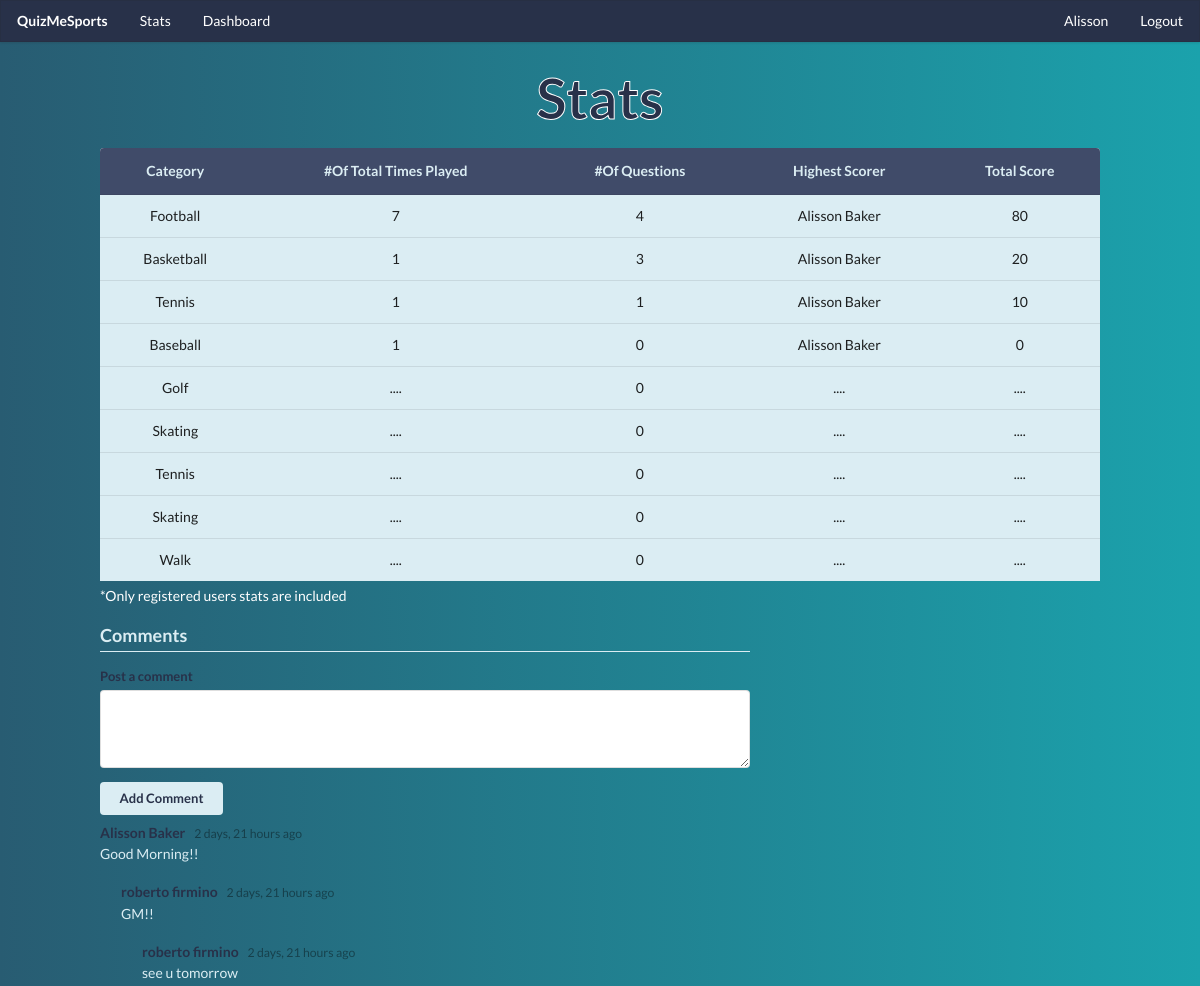
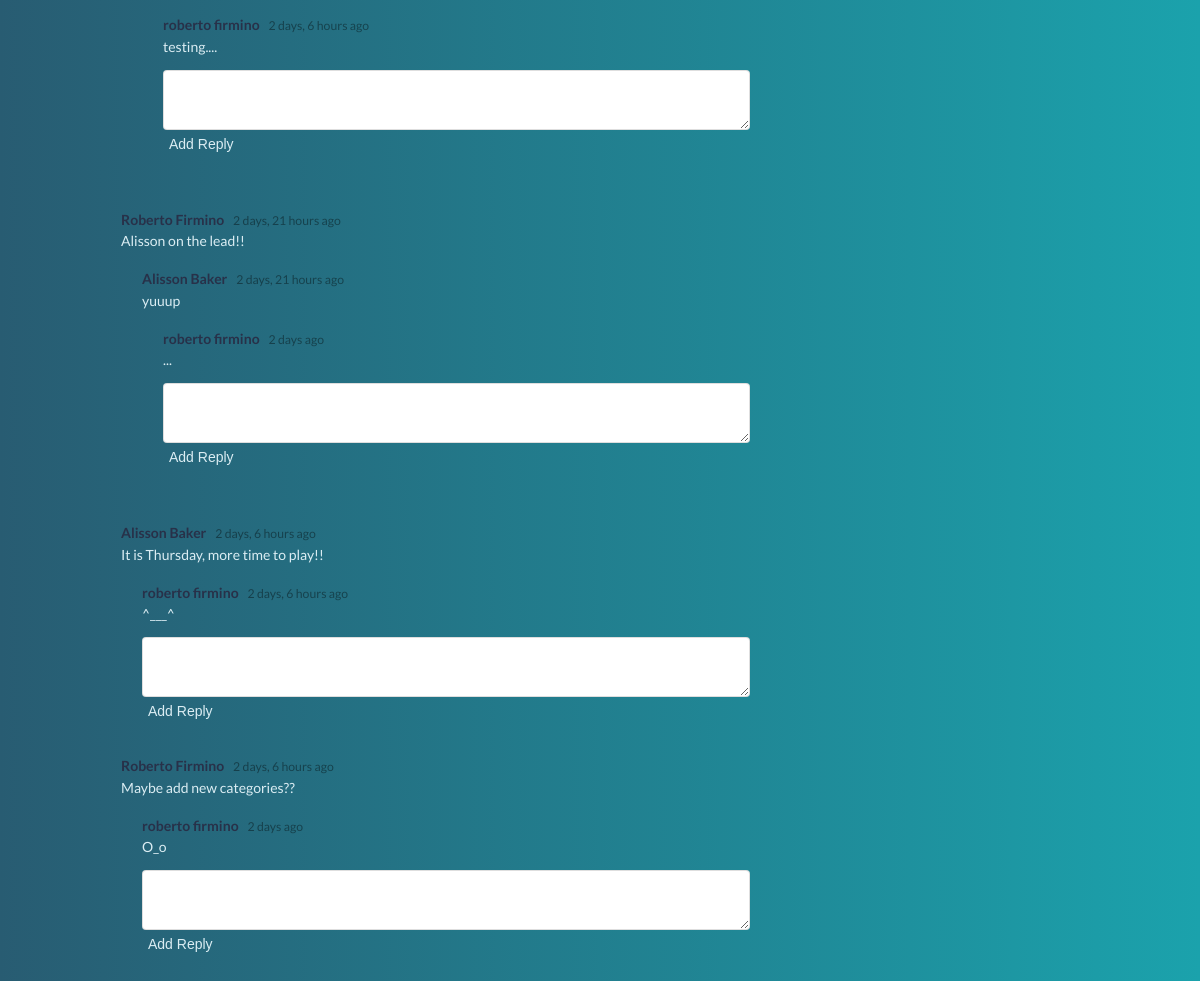
The app's page /stats (signed in) with its own data (2 pictures, top to bottom).
### login_app/models.py (models this page shows, shortened)
class User(models.Model):
    first_name= models.CharField(max_length=40)
    last_name= models.CharField(max_length=40, blank=True)
    email= models.EmailField()
    password= models.CharField(max_length=120)
    isadmin=models.BooleanField(default=False)
    created_at = models.DateTimeField(auto_now_add=True)
    updated_at = models.DateTimeField(auto_now=True)
    objects = UserManager()

### questions_app/models.py (models this page shows, shortened)
class Category(models.Model):
    title =  models.CharField(max_length=40)
    created_at = models.DateTimeField(auto_now_add=True)
    updated_at = models.DateTimeField(auto_now=True)
    objects = CategoryManager()

### profile_app/models.py (models this page shows, shortened)
class Comment(models.Model):
    comment_content = models.TextField()
    user_comment = models.ForeignKey(User, related_name='comment_by', on_delete=models.CASCADE)
    created_at = models.DateTimeField(auto_now_add=True)
    updated_at = models.DateTimeField(auto_now=True)
    objects = CommentManager()

class Reply(models.Model):
    reply_content = models.TextField()
    user_reply = models.ForeignKey(User, related_name='reply_by', on_delete=models.CASCADE)
    reply_to = models.ForeignKey(Comment, related_name='reply_to_comment', on_delete=models.CASCADE)
    created_at = models.DateTimeField(auto_now_add=True)
    updated_at = models.DateTimeField(auto_now=True)
    objects = CommentManager()

### profile_app/views.py (the view)
# urls.py: path('stats',views.stats),
def stats(request):
    if 'user_id' in request.session:
        categories= Category.objects.all()
        sum_scores=Score.objects.values('quiz_category','quiz_taken_by').annotate(sum=Sum('score')).order_by('-sum')
        highest_score=[]
        for catg in categories:
            for score in sum_scores:
                if score['quiz_category'] == catg.id :
                    highest_score.append(score)
                    break
        context={
            "categories":Category.objects.all(),
            "users":User.objects.all(),
            "scores":Score.objects.values('quiz_taken_by'),
            "comments":Comment.objects.all(),
            'replies':Reply.objects.all(),
            'highest_score':highest_score
        }
        return render(request,'categorystats.html',context)
    return HttpResponse(render(request,'index.html'))

### profile_app/templates/categorystats.html (shortened to what this page needs)
<!DOCTYPE html>
<html lang="en">
    <head>
        {% load static%}
        <link rel="stylesheet" href="{% static 'css/styles.css'%}">
        <link rel="stylesheet" href="https://cdn.jsdelivr.net/npm/semantic-ui@2.4.2/dist/semantic.min.css">
    </head>
    <body>
          <div id="navbar" class="ui fixed borderless menu">
            <a href="/play" class="header item">QuizMeSports</a>
            <a href="/stats" class="item">Stats</a>
            <a href="/dashboard" class="item">Dashboard</a>
            <div class="right menu">
                <a href="{%url 'user_page'%}" class="item">{{request.session.first_name| capfirst}}</a>
                <a href="{%url 'logout'%}" class="item">Logout</a>
            </div>
        </div>
        <div  id="dashboard-container">
            <h1 class="ui center aligned header">Stats</h1>
            <table class="ui  table center aligned">
                <thead>
                    <tr>
                        <th>Category</th>
                        <th>#Of Total Times Played</th>
                        <th>#Of Questions</th>
                        <th>Highest Scorer</th>
                        <th>Total Score</th>
                    </tr>
                </thead>
                <tbody>
                  {%for category in categories%}
                    {%if category.questions_in_category.count == 0%}
                      <tr>
                        <td>{{category.title| capfirst}}</td>
                        <td>....</td>
                        <td>{{category.questions_in_group.count }}</td>
                        <td>....</td>
                        <td>....</td>
                    {%else%}
                      <tr>
                        <td>{{category.title| capfirst}}</td>
                        <td>{{category.questions_in_category.count}}</td>
                        <td>{{category.questions_in_group.count}}</td>
                        {%for score in highest_score%}
                        {%if score.quiz_category == category.id %}
                          {%for user in users%}
                            {%if user.id == score.quiz_taken_by %}
                              <td>{{ user.first_name| capfirst}} {{ user.last_name| capfirst}}</td>
                              <td>{{ score.sum}}</td>
                            {%endif%}
                          {%endfor%}
                        {%endif%}
                      {%endfor%}
                      </tr>
                    {%endif%}
                  {%endfor%}
                </tbody>
              </table>
              <p class="comments-note">*Only registered users stats are included</p>
              <div class="ui comments">
                <h3 class="ui dividing header">Comments</h3>
                <form id="comment-form" class="ui reply form">
                  <div class="field">
                    <label>Post a comment</label>
                    <textarea rows="3" name="comment"></textarea>
                  </div>
                  <input type='submit' value='Add Comment' class="ui small button">
                </form>
                <div id="comment_content_reply">
                {%for comment in comments%}
                  <div class="comment">
                      <span  class="author">{{comment.user_comment.first_name| capfirst}} {{comment.user_comment.last_name| capfirst}}</span>
                      <div class="metadata">
                        <span class="date">{{comment.created_at|timesince}} ago</span>
                      </div>
                      <p class="text">{{comment.comment_content}}</p>
                    {%for reply in replies%}
                      {%if reply.reply_to.id == comment.id%}
                      <div class="comments">
                        <div class="comment">
                            <span class="author">{{reply.user_reply.first_name}} {{reply.user_reply.last_name}}</span>
                            <div class="metadata">
                              <span class="date">{{reply.created_at|timesince}} ago</span>
                            </div>
                            <p class="text">{{reply.reply_content}}</p>
                        </div>
                      {%endif%}
                    {%endfor%}
                    <form id="form{{comment.id}}" class="ui reply form reply-form">
                      <div class="field">
                        <textarea rows="2" name="reply"></textarea>
                      </div>
                      <input type='submit' value='Add Reply' class="reply-link">
                    </form>
                  </div>
                </div>
                {%endfor%}
            </div>
          </div>
        </div>
    </body>
</html>

### quiz_app/static/css/styles.css (style rules this page uses)
:root { --primary-color: #00818a; --secondary-color: #404b69; --tertiary-color: #dbedf3; --fourth-color: #283149; }
body { margin: 0 !important; height: 0 !important; background: #0f2027 !important; background: -webkit-linear-gradient(to right, #285c72, #1ba2ac) !important; background: linear-gradient( to right, #285c72, #1ba2ac ) !important; }
h1 { color: var(--fourth-color) !important; -webkit-text-stroke: 1px white; font-size: 4rem !important; }
table.ui.table { border: none; }
table.ui.table thead th { background-color: var(--secondary-color); color: var(--tertiary-color); }
table.ui.table tbody td { background-color: var(--tertiary-color); }
#navbar { background-color: var(--fourth-color); }
#navbar a { color: white; }
div#dashboard-container { max-width: 1000px; margin: 0 auto; margin-top: 5rem; }
.ui.comments textarea { height: auto !important; }
.ui.comments .ui.dividing.header { border-bottom-color: var(--tertiary-color); }
#dashboard-container table { margin-bottom: 0; }
.comments-note { color: white; margin-top: 5px; }
#comment-form .field label { color: var(--fourth-color); }
.ui.comments h3.header, .ui.comments .comment p.text { color: var(--tertiary-color); }
.ui.comments .comment span.author { color: var(--fourth-color); }
.ui.comments .button { background-color: var(--tertiary-color); color: var(--fourth-color); }
.ui.form.reply-form .field { margin-bottom: 5px; }
.reply-link { background: none; border: none; color: var(--tertiary-color); cursor: pointer; }

### records on screen
User: session.first_name "Alisson", first_name "Alisson", last_name "Baker", sum "80", sum "20", sum "10", sum "0"
Category: title "Football", questions_in_category.count "7", questions_in_group.count "4"
Category: title "Basketball", questions_in_category.count "1", questions_in_group.count "3"
Category: title "Tennis", questions_in_category.count "1", questions_in_group.count "1"
Category: title "Baseball", questions_in_category.count "1", questions_in_group.count "0"
Category: title "Golf", questions_in_group.count "0"
Category: title "Skating", questions_in_group.count "0"
Category: title "Tennis", questions_in_group.count "0"
Category: title "Skating", questions_in_group.count "0"
Category: title "Walk", questions_in_group.count "0"
Comment: user_comment.first_name "Alisson", user_comment.last_name "Baker", created_at "2 days, 21 hours", comment_content "Good Morning!!"
Reply: user_reply.first_name "roberto", user_reply.last_name "firmino", created_at "2 days, 21 hours", reply_content "GM!!"
Reply: user_reply.first_name "roberto", user_reply.last_name "firmino", created_at "2 days, 21 hours", reply_content "see u tomorrow"
Reply: user_reply.first_name "roberto", user_reply.last_name "firmino", created_at "2 days, 6 hours", reply_content "testing...."
Comment: user_comment.first_name "Roberto", user_comment.last_name "Firmino", created_at "2 days, 21 hours", comment_content "Alisson on the lead!!"
Reply: user_reply.first_name "Alisson", user_reply.last_name "Baker", created_at "2 days, 21 hours", reply_content "yuuup"
Reply: user_reply.first_name "roberto", user_reply.last_name "firmino", created_at "2 days", reply_content "..."
Comment: user_comment.first_name "Alisson", user_comment.last_name "Baker", created_at "2 days, 6 hours", comment_content "It is Thursday, more time to play!!"
Reply: user_reply.first_name "roberto", user_reply.last_name "firmino", created_at "2 days, 6 hours", reply_content "^___^"
Comment: user_comment.first_name "Roberto", user_comment.last_name "Firmino", created_at "2 days, 6 hours", comment_content "Maybe add new categories??"
Reply: user_reply.first_name "roberto", user_reply.last_name "firmino", created_at "2 days", reply_content "O_o"
